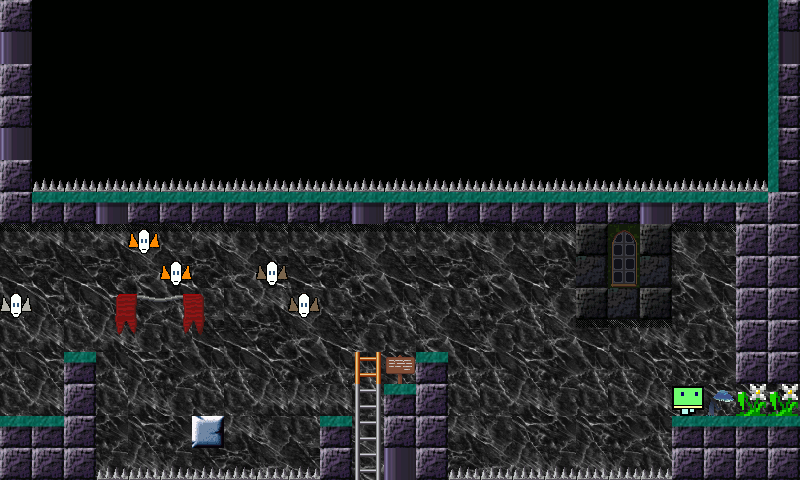

This game map was drawn from its Tiled (.tmx) file and the tilesets committed beside it. A one-line description and the full map source follow:
An orthogonal 25x15 tile map with 32x32 px tiles, 6 tile layers (Layer 0 tiles, Layer 1 underlays tiles, Layer 2 underlays sprites and player, Layer 3 underlays sprites and mobs, ...), 6 tilesets.

<map version="1.0" tiledversion="1.0.3" orientation="orthogonal" renderorder="right-down" width="25" height="15" tilewidth="32" tileheight="32" nextobjectid="1">
 <tileset firstgid="1" name="0" tilewidth="32" tileheight="32" tilecount="1000" columns="8">
  <image source="../images/map0Tiles.png" width="256" height="4000" />
 </tileset>
 <tileset firstgid="1001" name="1" tilewidth="32" tileheight="32" tilecount="1744" columns="8">
  <image source="../images/map1UnderlaysTiles.png" width="256" height="7000" />
 </tileset>
 <tileset firstgid="2745" name="2" tilewidth="32" tileheight="32" tilecount="64" columns="8">
  <image source="../images/map2UnderlaysSpritesAndPlayer.png" width="256" height="256" />
 </tileset>
 <tileset firstgid="2809" name="3" tilewidth="32" tileheight="32" tilecount="368" columns="8">
  <image source="../images/map3UnderlaysSpritesAndMobs.png" width="256" height="1500" />
 </tileset>
 <tileset firstgid="3177" name="4" tilewidth="32" tileheight="32" tilecount="120" columns="8">
  <image source="../images/map4OverlaysSprites.png" width="256" height="500" />
 </tileset>
 <tileset firstgid="3297" name="5" tilewidth="32" tileheight="32" tilecount="1000" columns="8">
  <image source="../images/map5OverlaysTiles.png" width="256" height="4000" />
 </tileset>
 <layer name="Layer 0 tiles" width="25" height="15">
  <data encoding="csv">
111,64,64,64,64,64,64,64,64,64,64,64,64,64,64,64,64,64,64,64,64,64,64,64,111,
284,64,64,64,64,64,64,64,64,64,64,64,64,64,64,64,64,64,64,64,64,64,64,64,284,
111,64,64,64,64,64,64,64,64,64,64,64,64,64,64,64,64,64,64,64,64,64,64,64,111,
111,64,64,64,64,64,64,64,64,64,64,64,64,64,64,64,64,64,64,64,64,64,64,64,111,
284,64,64,64,64,64,64,64,64,64,64,64,64,64,64,64,64,64,64,64,64,64,64,64,111,
111,64,64,64,64,64,64,64,64,64,64,64,64,64,64,64,64,64,64,64,64,64,64,64,111,
111,111,111,284,111,111,111,111,111,111,111,284,111,111,111,119,111,111,118,119,284,111,111,118,111,
769,770,769,770,771,772,770,771,772,769,770,771,772,769,770,771,772,770,108,194,108,771,772,111,111,
777,778,777,778,779,780,778,779,780,777,778,779,780,777,778,779,780,778,133,194,133,779,780,111,111,
785,786,785,786,787,788,772,769,770,771,772,787,788,771,772,787,788,771,108,133,108,787,788,111,111,
793,794,793,794,795,796,780,777,778,779,780,795,796,779,780,795,796,779,780,796,794,795,796,111,111,
785,786,111,788,786,787,788,785,786,787,788,785,786,111,788,785,786,787,788,785,786,786,787,111,111,
793,794,111,796,794,795,796,793,794,794,794,793,111,111,796,793,794,795,796,793,794,795,786,786,787,
111,111,111,787,786,787,769,770,771,772,111,771,111,111,770,771,786,787,786,787,788,111,111,111,111,
111,111,111,795,794,795,777,778,779,780,111,779,284,111,778,779,794,795,794,795,796,111,111,111,111
</data>
 </layer>
 <layer name="Layer 1 underlays tiles" width="25" height="15">
  <data encoding="csv">
0,0,0,0,0,0,0,0,0,0,0,0,0,0,0,0,0,0,0,0,0,0,0,0,0,
0,0,0,0,0,0,0,0,0,0,0,0,0,0,0,0,0,0,0,0,0,0,0,0,0,
0,0,0,0,0,0,0,0,0,0,0,0,0,0,0,0,0,0,0,0,0,0,0,0,0,
0,0,0,0,0,0,0,0,0,0,0,0,0,0,0,0,0,0,0,0,0,0,0,0,0,
0,0,0,0,0,0,0,0,0,0,0,0,0,0,0,0,0,0,0,0,0,0,0,0,0,
0,0,0,0,0,0,0,0,0,0,0,0,0,0,0,0,0,0,0,0,0,0,0,0,0,
0,0,0,0,0,0,0,0,0,0,0,0,0,0,0,0,0,0,0,0,0,0,0,0,0,
1111,1111,1111,1111,1111,1111,1111,1111,1111,1111,1111,1111,1111,1111,1111,1111,1111,1111,0,1025,0,1111,1111,0,0,
0,0,0,0,0,0,0,0,0,0,0,0,0,0,0,0,0,0,0,1033,0,0,0,0,0,
0,0,0,1049,1050,1051,1052,0,0,0,0,0,0,0,0,0,0,0,0,0,0,0,0,0,0,
0,0,0,1057,1058,1059,1060,0,0,0,0,0,0,0,0,0,0,0,1111,1111,1111,0,0,0,0,
0,0,0,0,0,0,0,0,0,0,0,1433,0,0,0,0,0,0,0,0,0,0,0,0,0,
0,0,0,0,0,0,0,0,0,0,0,1433,0,0,0,0,0,0,0,0,0,0,2253,2254,2254,
0,0,0,0,0,0,0,0,0,0,0,1433,0,0,0,0,0,0,0,0,0,0,0,0,0,
0,0,0,0,0,0,0,0,0,0,0,1433,0,0,0,0,0,0,0,0,0,0,0,0,0
</data>
 </layer>
 <layer name="Layer 2 underlays sprites and player" width="25" height="15">
  <data encoding="csv">
0,0,0,0,0,0,0,0,0,0,0,0,0,0,0,0,0,0,0,0,0,0,0,0,0,
0,0,0,0,0,0,0,0,0,0,0,0,0,0,0,0,0,0,0,0,0,0,0,0,0,
0,0,0,0,0,0,0,0,0,0,0,0,0,0,0,0,0,0,0,0,0,0,0,0,0,
0,0,0,0,0,0,0,0,0,0,0,0,0,0,0,0,0,0,0,0,0,0,0,0,0,
0,0,0,0,0,0,0,0,0,0,0,0,0,0,0,0,0,0,0,0,0,0,0,0,0,
0,0,0,0,0,0,0,0,0,0,0,0,0,0,0,0,0,0,0,0,0,0,0,0,0,
0,0,0,0,0,0,0,0,0,0,0,0,0,0,0,0,0,0,0,0,0,0,0,0,0,
0,0,0,0,0,0,0,0,0,0,0,0,0,0,0,0,0,0,0,0,0,0,0,0,0,
0,0,0,0,0,0,0,0,0,0,0,0,0,0,0,0,0,0,0,0,0,0,0,0,0,
0,0,0,0,0,0,0,0,0,0,0,0,0,0,0,0,0,0,0,0,0,0,0,0,0,
0,0,0,0,0,0,0,0,0,0,0,0,0,0,0,0,0,0,0,0,0,0,0,0,0,
0,0,0,0,0,0,0,0,0,0,0,0,0,0,0,0,0,0,0,0,0,0,0,0,0,
0,0,0,0,0,0,0,0,0,0,0,0,0,0,0,0,0,0,0,0,0,2745,0,0,0,
0,0,0,0,0,0,0,0,0,0,0,0,0,0,0,0,0,0,0,0,0,0,0,0,0,
0,0,0,0,0,0,0,0,0,0,0,0,0,0,0,0,0,0,0,0,0,0,0,0,0
</data>
 </layer>
 <layer name="Layer 3 underlays sprites and mobs" width="25" height="15">
  <data encoding="csv">
0,0,0,0,0,0,0,0,0,0,0,0,0,0,0,0,0,0,0,0,0,0,0,0,0,
0,0,0,0,0,0,0,0,0,0,0,0,0,0,0,0,0,0,0,0,0,0,0,0,0,
0,0,0,0,0,0,0,0,0,0,0,0,0,0,0,0,0,0,0,0,0,0,0,0,0,
0,0,0,0,0,0,0,0,0,0,0,0,0,0,0,0,0,0,0,0,0,0,0,0,0,
0,0,0,0,0,0,0,0,0,0,0,0,0,0,0,0,0,0,0,0,0,0,0,0,0,
0,3084,3084,3084,3084,3084,3084,3084,3084,3084,3084,3084,3084,3084,3084,3084,3084,3084,3084,3084,3084,3084,3084,3084,0,
0,0,0,0,0,0,0,0,0,0,0,0,0,0,0,0,0,0,0,0,0,0,0,0,0,
0,0,0,0,2869,0,0,0,0,0,0,0,0,0,0,0,0,0,0,0,0,0,0,0,0,
0,0,0,0,0,2869,0,0,2870,0,0,0,0,0,0,0,0,0,0,0,0,0,0,0,0,
2871,0,0,0,0,0,0,0,0,2870,0,0,0,0,0,0,0,0,0,0,0,0,0,0,0,
0,0,0,0,0,0,0,0,0,0,0,0,0,0,0,0,0,0,0,0,0,0,0,0,0,
0,0,0,0,0,0,0,0,0,0,0,0,3141,0,0,0,0,0,0,0,0,0,0,0,0,
0,0,0,0,0,0,0,0,0,0,0,3098,0,0,0,0,0,0,0,0,0,0,0,0,0,
0,0,0,0,0,0,3075,0,0,0,0,3098,0,0,3159,0,0,0,0,0,0,0,0,0,0,
0,0,0,3084,3084,3084,3084,3084,3084,3084,0,3098,0,0,3084,3084,3084,3084,3084,3084,3084,0,0,0,0
</data>
 </layer>
 <layer name="Layer 4 overlays sprites" width="25" height="15">
  <data encoding="csv">
0,0,0,0,0,0,0,0,0,0,0,0,0,0,0,0,0,0,0,0,0,0,0,0,0,
0,0,0,0,0,0,0,0,0,0,0,0,0,0,0,0,0,0,0,0,0,0,0,0,0,
0,0,0,0,0,0,0,0,0,0,0,0,0,0,0,0,0,0,0,0,0,0,0,0,0,
0,0,0,0,0,0,0,0,0,0,0,0,0,0,0,0,0,0,0,0,0,0,0,0,0,
0,0,0,0,0,0,0,0,0,0,0,0,0,0,0,0,0,0,0,0,0,0,0,0,0,
0,0,0,0,0,0,0,0,0,0,0,0,0,0,0,0,0,0,0,0,0,0,0,0,0,
0,0,0,0,0,0,0,0,0,0,0,0,0,0,0,111,111,111,111,111,0,0,0,0,0,
0,0,0,0,0,0,0,0,0,0,0,0,0,0,0,0,0,0,0,0,0,0,0,0,0,
0,0,0,0,0,0,0,0,0,0,0,0,0,0,0,0,0,0,0,0,0,0,0,0,0,
0,0,0,0,0,0,0,0,0,0,0,0,0,0,0,0,0,0,0,0,0,0,0,0,0,
0,0,0,0,0,0,0,0,0,0,0,0,0,0,0,0,0,0,0,0,0,0,0,0,0,
0,0,0,0,0,0,0,0,0,0,0,0,0,0,0,0,0,0,0,0,0,0,0,0,0,
0,0,0,0,0,0,0,0,0,0,0,0,0,0,0,0,0,0,0,0,0,0,0,0,0,
0,0,0,0,0,0,0,0,0,0,0,0,0,0,0,0,0,0,0,0,0,0,0,0,0,
0,0,0,0,0,0,0,0,0,0,0,0,0,0,0,0,0,0,0,0,0,0,0,0,0
</data>
 </layer>
 <layer name="Layer 5 overlays tiles" width="25" height="15">
  <data encoding="csv">
0,0,0,0,0,0,0,0,0,0,0,0,0,0,0,0,0,0,0,0,0,0,0,0,3580,
0,0,0,0,0,0,0,0,0,0,0,0,0,0,0,0,0,0,0,0,0,0,0,0,3580,
0,0,0,0,0,0,0,0,0,0,0,0,0,0,0,0,0,0,0,0,0,0,0,0,3580,
0,0,0,0,0,0,0,0,0,0,0,0,0,0,0,0,0,0,0,0,0,0,0,0,3580,
0,0,0,0,0,0,0,0,0,0,0,0,0,0,0,0,0,0,0,0,0,0,0,0,3580,
0,0,0,0,0,0,0,0,0,0,0,0,0,0,0,0,0,0,0,0,0,0,0,0,3580,
0,3577,3577,3577,3577,3577,3577,3577,3577,3577,3577,3577,3577,3577,3577,3577,3577,3577,3577,3577,3577,3577,3577,3577,0,
0,0,0,0,0,0,0,0,0,0,0,0,0,0,0,0,0,0,0,0,0,0,0,0,0,
0,0,0,0,0,0,0,0,0,0,0,0,0,0,0,0,0,0,0,0,0,0,0,0,0,
0,0,0,0,0,0,0,0,0,0,0,0,0,0,0,0,0,0,0,0,0,0,0,0,0,
0,0,0,0,0,0,0,0,0,0,0,0,0,0,0,0,0,0,0,0,0,0,0,0,0,
0,0,3577,0,0,0,0,0,0,0,0,0,0,3577,0,0,0,0,0,0,0,0,0,0,0,
0,0,0,0,0,0,0,0,0,0,0,0,3577,0,0,0,0,0,0,0,0,0,0,0,0,
3577,3577,0,0,0,0,0,0,0,0,3577,0,0,0,0,0,0,0,0,0,0,3577,3577,3577,3577,
0,0,0,0,0,0,0,0,0,0,0,0,0,0,0,0,0,0,0,0,0,0,0,0,0
</data>
 </layer>
</map>
